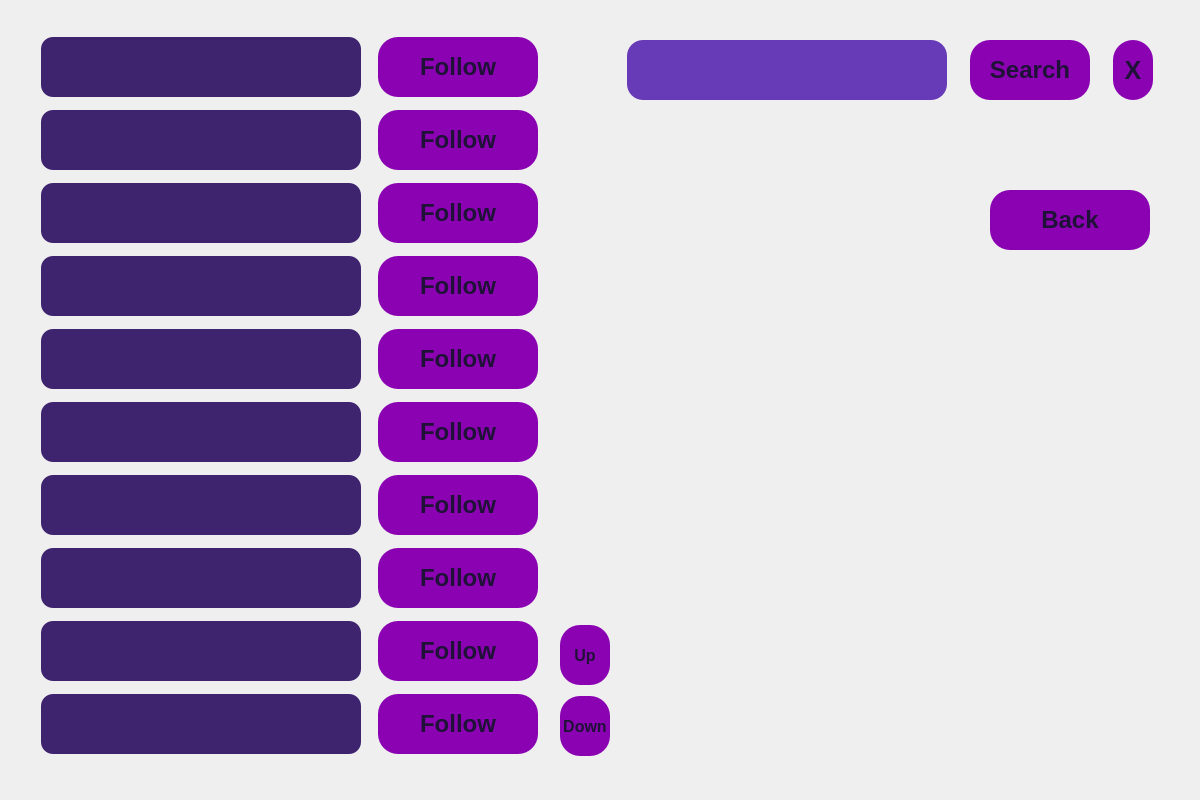
<?xml version="1.0" encoding="UTF-8"?>
<ui version="4.0">
 <class>show_followers</class>
 <widget class="QWidget" name="show_followers">
  <property name="geometry">
   <rect>
    <x>0</x>
    <y>0</y>
    <width>1200</width>
    <height>800</height>
   </rect>
  </property>
  <property name="minimumSize">
   <size>
    <width>1200</width>
    <height>800</height>
   </size>
  </property>
  <property name="maximumSize">
   <size>
    <width>16777215</width>
    <height>16777215</height>
   </size>
  </property>
  <property name="windowTitle">
   <string>Followers</string>
  </property>
  <property name="styleSheet">
   <string notr="true">show_followers
{
	background-color:#0a0612;
}
QPushButton
{
	background-color:#8a02b2;
	color:#1f1137;
	border-radius:20px;
}
QPushButton:hover
{
	background-color:#341d5c;
	color: #ffffff;
}
QLabel
{
	color:#ad03de;
}
QLineEdit
{
	background-color:#673ab7;
	color:#ffffff;
	border-radius:16px;
}
QLineEdit:hover
{
	background-color:#5d34a5;
}
QPlainTextEdit
{
	color:#ffffff;
	background-color:#3e236e;
	border-radius:12px;
}</string>
  </property>
  <widget class="QWidget" name="gridLayoutWidget">
   <property name="geometry">
    <rect>
     <x>30</x>
     <y>30</y>
     <width>521</width>
     <height>741</height>
    </rect>
   </property>
   <layout class="QGridLayout" name="gridLayout">
    <item row="2" column="0">
     <widget class="QPlainTextEdit" name="pte_follower3">
      <property name="minimumSize">
       <size>
        <width>320</width>
        <height>60</height>
       </size>
      </property>
      <property name="maximumSize">
       <size>
        <width>320</width>
        <height>60</height>
       </size>
      </property>
      <property name="font">
       <font>
        <pointsize>18</pointsize>
       </font>
      </property>
      <property name="readOnly">
       <bool>true</bool>
      </property>
     </widget>
    </item>
    <item row="4" column="1">
     <widget class="QPushButton" name="btn_follow5">
      <property name="minimumSize">
       <size>
        <width>160</width>
        <height>60</height>
       </size>
      </property>
      <property name="maximumSize">
       <size>
        <width>160</width>
        <height>60</height>
       </size>
      </property>
      <property name="font">
       <font>
        <pointsize>18</pointsize>
        <weight>75</weight>
        <bold>true</bold>
       </font>
      </property>
      <property name="text">
       <string>Follow</string>
      </property>
     </widget>
    </item>
    <item row="3" column="1">
     <widget class="QPushButton" name="btn_follow4">
      <property name="minimumSize">
       <size>
        <width>160</width>
        <height>60</height>
       </size>
      </property>
      <property name="maximumSize">
       <size>
        <width>160</width>
        <height>60</height>
       </size>
      </property>
      <property name="font">
       <font>
        <pointsize>18</pointsize>
        <weight>75</weight>
        <bold>true</bold>
       </font>
      </property>
      <property name="text">
       <string>Follow</string>
      </property>
     </widget>
    </item>
    <item row="1" column="1">
     <widget class="QPushButton" name="btn_follow2">
      <property name="minimumSize">
       <size>
        <width>160</width>
        <height>60</height>
       </size>
      </property>
      <property name="maximumSize">
       <size>
        <width>160</width>
        <height>60</height>
       </size>
      </property>
      <property name="font">
       <font>
        <pointsize>18</pointsize>
        <weight>75</weight>
        <bold>true</bold>
       </font>
      </property>
      <property name="text">
       <string>Follow</string>
      </property>
     </widget>
    </item>
    <item row="7" column="1">
     <widget class="QPushButton" name="btn_follow8">
      <property name="minimumSize">
       <size>
        <width>160</width>
        <height>60</height>
       </size>
      </property>
      <property name="maximumSize">
       <size>
        <width>160</width>
        <height>60</height>
       </size>
      </property>
      <property name="font">
       <font>
        <pointsize>18</pointsize>
        <weight>75</weight>
        <bold>true</bold>
       </font>
      </property>
      <property name="text">
       <string>Follow</string>
      </property>
     </widget>
    </item>
    <item row="0" column="0">
     <widget class="QPlainTextEdit" name="pte_follower1">
      <property name="minimumSize">
       <size>
        <width>320</width>
        <height>60</height>
       </size>
      </property>
      <property name="maximumSize">
       <size>
        <width>320</width>
        <height>60</height>
       </size>
      </property>
      <property name="font">
       <font>
        <pointsize>18</pointsize>
       </font>
      </property>
      <property name="readOnly">
       <bool>true</bool>
      </property>
     </widget>
    </item>
    <item row="0" column="1">
     <widget class="QPushButton" name="btn_follow1">
      <property name="minimumSize">
       <size>
        <width>160</width>
        <height>60</height>
       </size>
      </property>
      <property name="maximumSize">
       <size>
        <width>160</width>
        <height>60</height>
       </size>
      </property>
      <property name="font">
       <font>
        <pointsize>18</pointsize>
        <weight>75</weight>
        <bold>true</bold>
       </font>
      </property>
      <property name="text">
       <string>Follow</string>
      </property>
     </widget>
    </item>
    <item row="2" column="1">
     <widget class="QPushButton" name="btn_follow3">
      <property name="minimumSize">
       <size>
        <width>160</width>
        <height>60</height>
       </size>
      </property>
      <property name="maximumSize">
       <size>
        <width>160</width>
        <height>60</height>
       </size>
      </property>
      <property name="font">
       <font>
        <pointsize>18</pointsize>
        <weight>75</weight>
        <bold>true</bold>
       </font>
      </property>
      <property name="text">
       <string>Follow</string>
      </property>
     </widget>
    </item>
    <item row="5" column="1">
     <widget class="QPushButton" name="btn_follow6">
      <property name="minimumSize">
       <size>
        <width>160</width>
        <height>60</height>
       </size>
      </property>
      <property name="maximumSize">
       <size>
        <width>160</width>
        <height>60</height>
       </size>
      </property>
      <property name="font">
       <font>
        <pointsize>18</pointsize>
        <weight>75</weight>
        <bold>true</bold>
       </font>
      </property>
      <property name="text">
       <string>Follow</string>
      </property>
     </widget>
    </item>
    <item row="1" column="0">
     <widget class="QPlainTextEdit" name="pte_follower2">
      <property name="minimumSize">
       <size>
        <width>320</width>
        <height>60</height>
       </size>
      </property>
      <property name="maximumSize">
       <size>
        <width>320</width>
        <height>60</height>
       </size>
      </property>
      <property name="font">
       <font>
        <pointsize>18</pointsize>
       </font>
      </property>
      <property name="readOnly">
       <bool>true</bool>
      </property>
     </widget>
    </item>
    <item row="7" column="0">
     <widget class="QPlainTextEdit" name="pte_follower8">
      <property name="minimumSize">
       <size>
        <width>320</width>
        <height>60</height>
       </size>
      </property>
      <property name="maximumSize">
       <size>
        <width>320</width>
        <height>60</height>
       </size>
      </property>
      <property name="font">
       <font>
        <pointsize>18</pointsize>
       </font>
      </property>
      <property name="readOnly">
       <bool>true</bool>
      </property>
     </widget>
    </item>
    <item row="6" column="1">
     <widget class="QPushButton" name="btn_follow7">
      <property name="minimumSize">
       <size>
        <width>160</width>
        <height>60</height>
       </size>
      </property>
      <property name="maximumSize">
       <size>
        <width>160</width>
        <height>60</height>
       </size>
      </property>
      <property name="font">
       <font>
        <pointsize>18</pointsize>
        <weight>75</weight>
        <bold>true</bold>
       </font>
      </property>
      <property name="text">
       <string>Follow</string>
      </property>
     </widget>
    </item>
    <item row="8" column="0">
     <widget class="QPlainTextEdit" name="pte_follower9">
      <property name="minimumSize">
       <size>
        <width>320</width>
        <height>60</height>
       </size>
      </property>
      <property name="maximumSize">
       <size>
        <width>320</width>
        <height>60</height>
       </size>
      </property>
      <property name="font">
       <font>
        <pointsize>18</pointsize>
       </font>
      </property>
      <property name="readOnly">
       <bool>true</bool>
      </property>
     </widget>
    </item>
    <item row="5" column="0">
     <widget class="QPlainTextEdit" name="pte_follower6">
      <property name="minimumSize">
       <size>
        <width>320</width>
        <height>60</height>
       </size>
      </property>
      <property name="maximumSize">
       <size>
        <width>320</width>
        <height>60</height>
       </size>
      </property>
      <property name="font">
       <font>
        <pointsize>18</pointsize>
       </font>
      </property>
      <property name="readOnly">
       <bool>true</bool>
      </property>
     </widget>
    </item>
    <item row="6" column="0">
     <widget class="QPlainTextEdit" name="pte_follower7">
      <property name="minimumSize">
       <size>
        <width>320</width>
        <height>60</height>
       </size>
      </property>
      <property name="maximumSize">
       <size>
        <width>320</width>
        <height>60</height>
       </size>
      </property>
      <property name="font">
       <font>
        <pointsize>18</pointsize>
       </font>
      </property>
      <property name="readOnly">
       <bool>true</bool>
      </property>
     </widget>
    </item>
    <item row="3" column="0">
     <widget class="QPlainTextEdit" name="pte_follower4">
      <property name="minimumSize">
       <size>
        <width>320</width>
        <height>60</height>
       </size>
      </property>
      <property name="maximumSize">
       <size>
        <width>320</width>
        <height>60</height>
       </size>
      </property>
      <property name="font">
       <font>
        <pointsize>18</pointsize>
       </font>
      </property>
      <property name="readOnly">
       <bool>true</bool>
      </property>
     </widget>
    </item>
    <item row="4" column="0">
     <widget class="QPlainTextEdit" name="pte_follower5">
      <property name="minimumSize">
       <size>
        <width>320</width>
        <height>60</height>
       </size>
      </property>
      <property name="maximumSize">
       <size>
        <width>320</width>
        <height>60</height>
       </size>
      </property>
      <property name="font">
       <font>
        <pointsize>18</pointsize>
       </font>
      </property>
      <property name="readOnly">
       <bool>true</bool>
      </property>
     </widget>
    </item>
    <item row="9" column="0">
     <widget class="QPlainTextEdit" name="pte_follower10">
      <property name="minimumSize">
       <size>
        <width>320</width>
        <height>60</height>
       </size>
      </property>
      <property name="maximumSize">
       <size>
        <width>320</width>
        <height>60</height>
       </size>
      </property>
      <property name="font">
       <font>
        <pointsize>18</pointsize>
       </font>
      </property>
      <property name="readOnly">
       <bool>true</bool>
      </property>
     </widget>
    </item>
    <item row="8" column="1">
     <widget class="QPushButton" name="btn_follow9">
      <property name="minimumSize">
       <size>
        <width>160</width>
        <height>60</height>
       </size>
      </property>
      <property name="maximumSize">
       <size>
        <width>160</width>
        <height>60</height>
       </size>
      </property>
      <property name="font">
       <font>
        <pointsize>18</pointsize>
        <weight>75</weight>
        <bold>true</bold>
       </font>
      </property>
      <property name="text">
       <string>Follow</string>
      </property>
     </widget>
    </item>
    <item row="9" column="1">
     <widget class="QPushButton" name="btn_follow10">
      <property name="minimumSize">
       <size>
        <width>160</width>
        <height>60</height>
       </size>
      </property>
      <property name="maximumSize">
       <size>
        <width>160</width>
        <height>60</height>
       </size>
      </property>
      <property name="font">
       <font>
        <pointsize>18</pointsize>
        <weight>75</weight>
        <bold>true</bold>
       </font>
      </property>
      <property name="text">
       <string>Follow</string>
      </property>
     </widget>
    </item>
   </layout>
  </widget>
  <widget class="QWidget" name="verticalLayoutWidget">
   <property name="geometry">
    <rect>
     <x>560</x>
     <y>620</y>
     <width>61</width>
     <height>141</height>
    </rect>
   </property>
   <layout class="QVBoxLayout" name="verticalLayout">
    <item>
     <widget class="QPushButton" name="btn_up">
      <property name="minimumSize">
       <size>
        <width>50</width>
        <height>60</height>
       </size>
      </property>
      <property name="maximumSize">
       <size>
        <width>50</width>
        <height>60</height>
       </size>
      </property>
      <property name="font">
       <font>
        <pointsize>12</pointsize>
        <weight>75</weight>
        <bold>true</bold>
       </font>
      </property>
      <property name="text">
       <string>Up</string>
      </property>
     </widget>
    </item>
    <item>
     <widget class="QPushButton" name="btn_down">
      <property name="minimumSize">
       <size>
        <width>50</width>
        <height>60</height>
       </size>
      </property>
      <property name="maximumSize">
       <size>
        <width>50</width>
        <height>60</height>
       </size>
      </property>
      <property name="font">
       <font>
        <pointsize>12</pointsize>
        <weight>75</weight>
        <bold>true</bold>
       </font>
      </property>
      <property name="text">
       <string>Down</string>
      </property>
     </widget>
    </item>
   </layout>
  </widget>
  <widget class="QPushButton" name="btn_back">
   <property name="geometry">
    <rect>
     <x>990</x>
     <y>190</y>
     <width>160</width>
     <height>60</height>
    </rect>
   </property>
   <property name="minimumSize">
    <size>
     <width>160</width>
     <height>60</height>
    </size>
   </property>
   <property name="font">
    <font>
     <pointsize>18</pointsize>
     <weight>75</weight>
     <bold>true</bold>
    </font>
   </property>
   <property name="text">
    <string>Back</string>
   </property>
  </widget>
  <widget class="QWidget" name="horizontalLayoutWidget">
   <property name="geometry">
    <rect>
     <x>610</x>
     <y>20</y>
     <width>561</width>
     <height>121</height>
    </rect>
   </property>
   <layout class="QHBoxLayout" name="horizontalLayout">
    <property name="bottomMargin">
     <number>20</number>
    </property>
    <item>
     <widget class="QLineEdit" name="le_search">
      <property name="minimumSize">
       <size>
        <width>320</width>
        <height>60</height>
       </size>
      </property>
      <property name="maximumSize">
       <size>
        <width>320</width>
        <height>60</height>
       </size>
      </property>
      <property name="font">
       <font>
        <pointsize>16</pointsize>
       </font>
      </property>
     </widget>
    </item>
    <item>
     <widget class="QPushButton" name="btn_search">
      <property name="minimumSize">
       <size>
        <width>120</width>
        <height>60</height>
       </size>
      </property>
      <property name="maximumSize">
       <size>
        <width>120</width>
        <height>60</height>
       </size>
      </property>
      <property name="font">
       <font>
        <pointsize>18</pointsize>
        <weight>75</weight>
        <bold>true</bold>
       </font>
      </property>
      <property name="text">
       <string>Search</string>
      </property>
     </widget>
    </item>
    <item>
     <widget class="QPushButton" name="btn_refresh">
      <property name="minimumSize">
       <size>
        <width>40</width>
        <height>60</height>
       </size>
      </property>
      <property name="maximumSize">
       <size>
        <width>40</width>
        <height>60</height>
       </size>
      </property>
      <property name="font">
       <font>
        <pointsize>19</pointsize>
        <weight>75</weight>
        <bold>true</bold>
       </font>
      </property>
      <property name="text">
       <string>X</string>
      </property>
     </widget>
    </item>
   </layout>
  </widget>
 </widget>
 <resources/>
 <connections/>
</ui>
